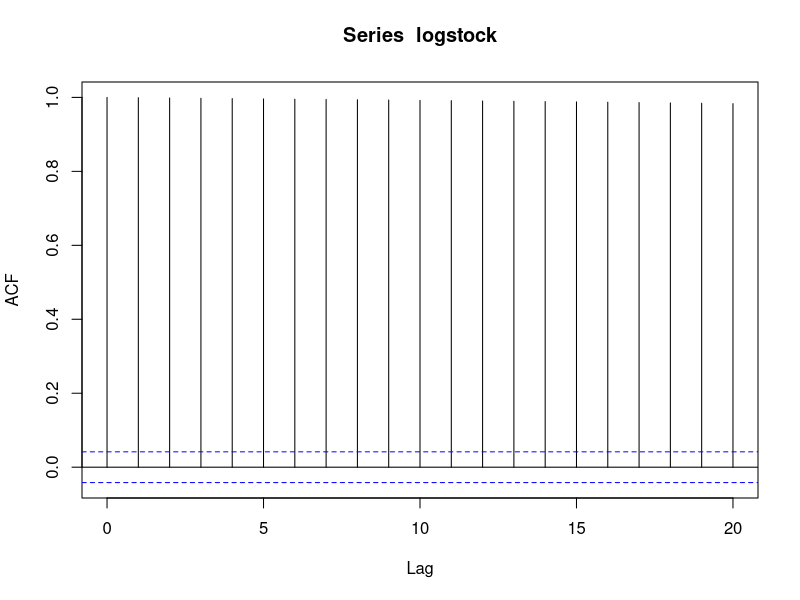
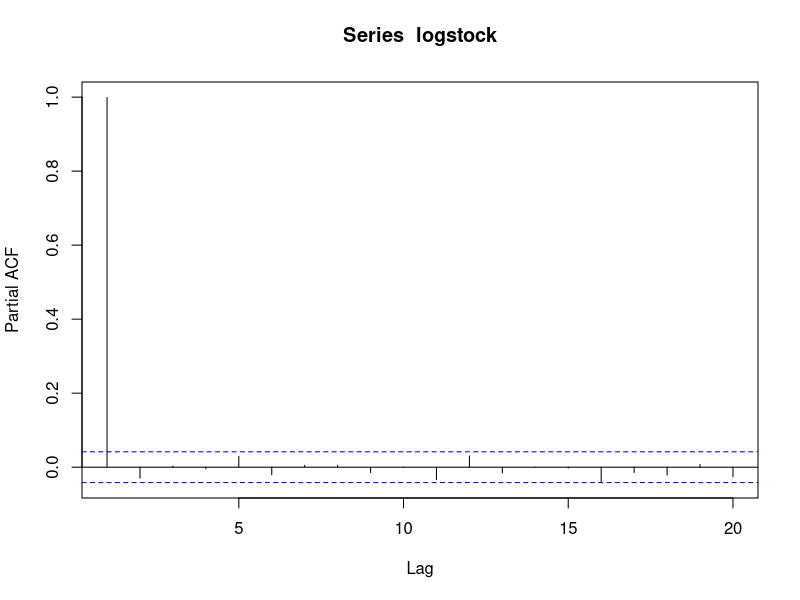
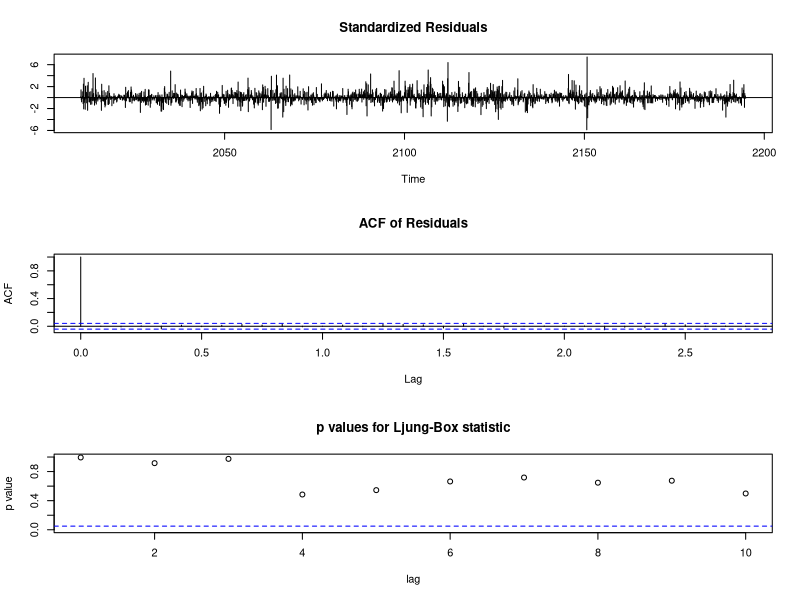
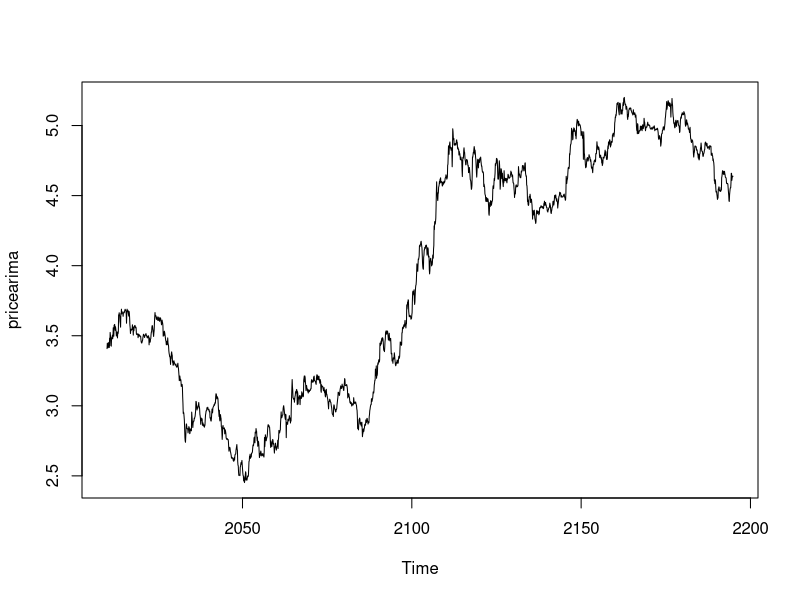
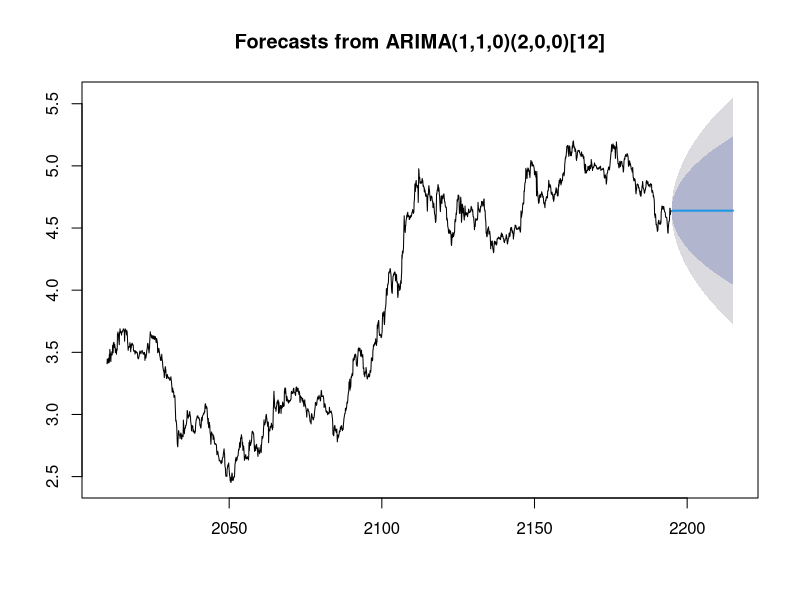

Generate these figures, in order, with R:
library(forecast)
library(ggplot2)
library(fGarch)
library(zoo)
library(tseries)

setwd("D:\\Ms In Business Analytics\\Spring 2020\\Time Series Forecasting\\Final Project")
JkStock =  read.csv("JKTYRE.NS.csv")

##########size and structure of data######################
dim(JkStock)
names(JkStock)
str(JkStock)
attributes(JkStock)
head(JkStock)
tail(JkStock)


########### Summary of different columns #############
summary(JkStock)


########### Checking for Missing-Values##############
sum(is.null(JkStock))

# Select the relevant close price series
jkPrice = JkStock[,4]

logstock = log(jkPrice[1:2219])

### Acf And PACF
acf(logstock, lag.max = 20)
pacf(logstock, lag.max = 20)
difflnstock = diff(logstock,1)
adf.test(logstock)
adf.test(difflnstock)


pricearima =  ts(logstock, start = c(2010,1), frequency = 12)
fitlnstock = auto.arima(pricearima)
tsdiag(fitlnstock)
Box.test(fitlnstock$residuals, lag = 20)


plot(pricearima, type = "l")
exp(logstock)

#### forecasted values for arima
forecastedvalues_ln = forecast(fitlnstock, h = 242)
forecastedvalues_ln
plot(forecastedvalues_ln)

forecastedvaluesectracted = as.numeric(forecastedvalues_ln$mean)
finalforecastedvalues = exp(forecastedvaluesectracted)
finalforecastedvalues


#percentage error
df = data.frame(jkPrice[2220:2461], finalforecastedvalues)
col_headings =  c("Actual Price", "Forecasted Price")
names(df)  = col_headings
attach(df)
pe = ((df$`Actual Price`- df$`Forecasted Price`)/ (df$`Actual Price`))
pe
mean(pe)
df
 
